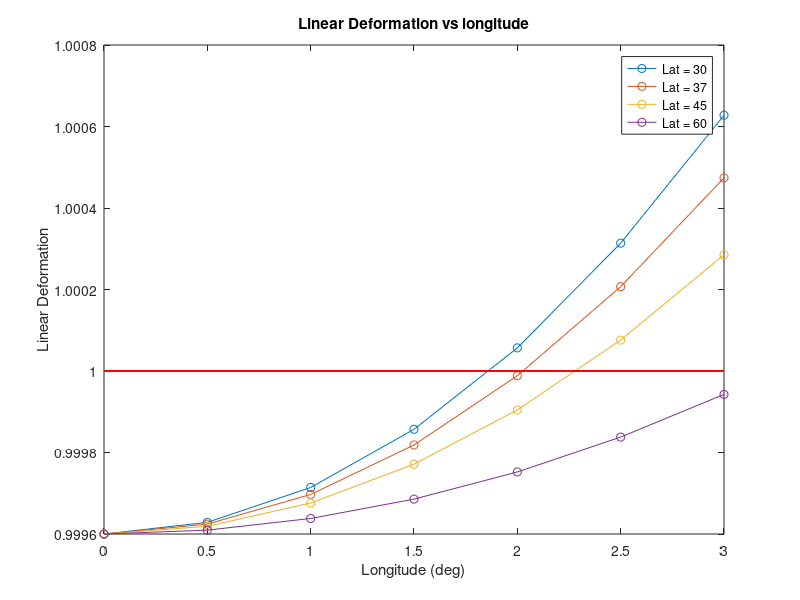

Write the MATLAB code that produced this figure. (Note: this script raises an error after producing the figure.)
clc; clear all; close all;

Cases = [30, 37, 45, 60];
ml = zeros(size(Cases, 2), 7);
x = 0:0.5:3;
figure(1);
for i = 1:size(Cases, 2)
   k = 1;
   for j = 0:0.5:3
       ml(i, k) = 0.9996*(1 + (deg2rad(j)^2/2)*(cos(deg2rad(Cases(1, i))))^2);
       k = k+1;
   end
    plot(x, ml(i, :), '-o');
    hold on;
end
plot(x, ones(size(x, 2)), 'r')
xlabel("Longitude (deg)");
ylabel("Linear Deformation");
title("Linear Deformation vs longitude");
legend("Lat = 30", "Lat = 37", "Lat = 45", "Lat = 60");
ax = gca;
ax.YGrid = 'on';  
saveas(figure(1), "Ex5_2.jpeg"); 